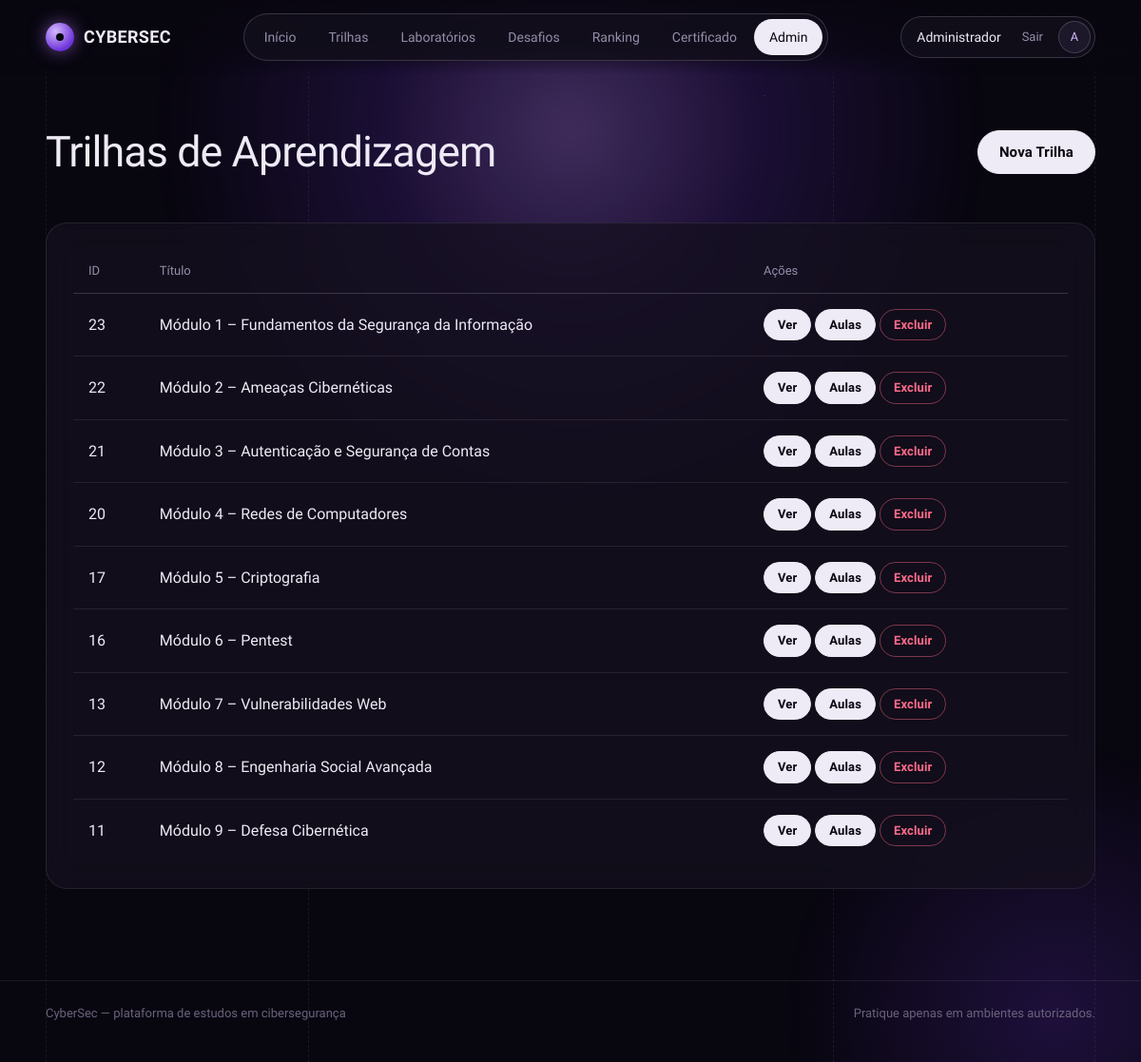
The app's page /public/admin/paths (signed in) with its own data.
### tables this page shows
CREATE TABLE `learning_paths` (
  `id` int(11) NOT NULL AUTO_INCREMENT,
  `title` varchar(255) NOT NULL,
  `description` text NOT NULL,
  `difficulty` enum('Iniciante','Intermediário','Avançado') DEFAULT 'Iniciante',
  `xp_reward` int(11) DEFAULT 50,
  `created_at` timestamp NOT NULL DEFAULT current_timestamp(),
  PRIMARY KEY (`id`)
);

### app/core/Controller.php (called while the page is built, shortened)
<?php
abstract class Controller
{
    protected function view(string $view, array $data = []): void
    {
        extract($data);
       $file = __DIR__ . '/../views/' . $view . '.php';
require_once $file;
    }
}

### app/controllers/AdminController.php (called while the page is built, shortened)
<?php
class AdminController extends Controller
{
    public function paths(): void
    {
    $pathModel = new LearningPath();
    $paths = $pathModel->getAll();
    $this->view(
        'admin/paths/index',
        [
            'paths' => $paths
        ]
    );
    }
}

### app/core/Router.php (called while the page is built, shortened)
<?php
class Router
{
    private array $routes = [];
    public function get(string $route, array $action): void
    {
        $this->routes['GET'][$route] = $action;
    }
    public function post(string $route, array $action): void
    {
        $this->routes['POST'][$route] = $action;
    }
    public function dispatch(): void
    {
        $method = $_SERVER['REQUEST_METHOD'];
        $uri = parse_url(
            $_SERVER['REQUEST_URI'],
            PHP_URL_PATH
        );
        $basePath = dirname(
            $_SERVER['SCRIPT_NAME']
        );
        $uri = str_replace($basePath, '', $uri);
        [$controllerName, $methodName] = $this->routes[$method][$uri];
        $controller = new $controllerName();
        $controller->$methodName();
    }
}

### public/index.php (called while the page is built, shortened)
<?php
spl_autoload_register(function ($class) {
    $folders = [
        '../app/core/',
        '../app/controllers/',
        '../app/models/'
    ];
    foreach ($folders as $folder) {
        $file = $folder . $class . '.php';
        if (file_exists($file)) {
            return;
        }
    }
});
$router = new Router();
$router->get('/', ['AuthController', 'login']);
$router->get('/login', ['AuthController', 'login']);
$router->post('/login', ['AuthController', 'authenticate']);
$router->get('/register', ['AuthController', 'register']);
$router->post('/register', ['AuthController', 'store']);
$router->post('/logout', ['AuthController', 'logout']);
$router->get('/certificate', [ 'CertificateController', 'index']);
$router->post('/certificate/generate',
['CertificateController','generate']);
$router->get('/lesson', ['LessonController', 'show']);
$router->post('/lesson/submit',['LessonController', 'submitQuiz']);
$router->get('/dashboard', ['DashboardController', 'index']);
$router->get('/profile', ['ProfileController', 'index']);
$router->post('/profile/update', ['ProfileController', 'update']);
$router->post('/profile/password', ['ProfileController', 'changePassword']);
$router->get('/challenges', ['ChallengeController', 'index']);
$router->get('/challenges/create', ['ChallengeController', 'create']);
$router->post('/challenges/store', ['ChallengeController', 'store']);
$router->get('/challenges/edit', ['ChallengeController', 'edit']);
$router->post('/challenges/update', ['ChallengeController', 'update']);
$router->post('/challenges/delete', ['ChallengeController', 'delete']);
$router->get('/challenge', ['ChallengeController', 'show']);
$router->post('/challenge/submit', ['ChallengeController', 'submitFlag']);
$router->get(
    '/paths',
    ['LearningPathController', 'index']
);
$router->get(
    '/path',
    ['LearningPathController', 'show']
);
$router->get(
    '/labs',
    ['LabController', 'index']
);
$router->get(
    '/lab',
    ['LabController', 'show']
);
$router->post(
    '/lab/submit',
    ['LabController', 'submit']
);
$router->get('/ranking', ['RankingController', 'index']);
$router->get('/admin', ['AdminController', 'dashboard']);
$router->get('/admin/users', ['AdminController', 'users']);
$router->get('/admin/challenges', ['AdminController', 'challenges']);
$router->get(
    '/admin/paths',
    ['AdminController', 'paths']
);
$router->get(
    '/admin/lessons',
    ['AdminController', 'lessons']
);
$router->get(
    '/admin/lessons/create',
    ['AdminController', 'createLesson']
);
$router->post(
    '/admin/lessons/store',
    ['AdminController', 'storeLesson']
);
$router->post(
    '/admin/lessons/delete',
    ['AdminController', 'deleteLesson']
);
$router->get(
    '/admin/questions',
    ['QuestionController', 'index']
);
$router->get(
    '/admin/questions/create',
    ['QuestionController', 'create']
);
$router->post(
    '/admin/questions/store',
    ['QuestionController', 'store']
);
$router->get(
    '/admin/questions/edit',
    ['QuestionController', 'edit']
);
$router->post(
    '/admin/questions/update',
    ['QuestionController', 'update']
);
$router->get(
    '/admin/paths/create',
    ['AdminController', 'createPath']
);
$router->post(
    '/admin/paths/store',
    ['AdminController', 'storePath']
);
$router->post(
    '/admin/paths/delete',
    ['AdminController', 'deletePath']
);
$router->get(
    '/admin/labs',
    ['AdminController', 'labs']
);
$router->get(
    '/admin/labs/create',
    ['AdminController', 'createLab']
);
$router->post(
    '/admin/labs/store',
    ['AdminController', 'storeLab']
);
$router->get(
    '/admin/labs/edit',
    ['AdminController', 'editLab']
);
$router->post(
    '/admin/labs/update',
    ['AdminController', 'updateLab']
);
$router->post(
    '/admin/labs/delete',
    ['AdminController', 'deleteLab']
);
$router->dispatch();

### app/core/Database.php (called while the page is built, shortened)
<?php
class Database
{
    private static ?PDO $instance = null;
    public static function getInstance(): PDO
    {
        if (self::$instance === null) {
            $dsn = "mysql:host=" . DB_HOST . ";dbname=" . DB_NAME . ";charset=utf8mb4";
            self::$instance = new PDO(
                $dsn,
                DB_USER,
                DB_PASS,
                [
                    PDO::ATTR_ERRMODE => PDO::ERRMODE_EXCEPTION,
                    PDO::ATTR_DEFAULT_FETCH_MODE => PDO::FETCH_ASSOC,
                    PDO::ATTR_EMULATE_PREPARES => false
                ]
            );
        }
        return self::$instance;
    }
}

### app/core/Model.php (called while the page is built, shortened)
<?php
abstract class Model
{
    public function __construct()
    {
        $this->db = Database::getInstance();
    }
}

### app/models/LearningPath.php (called while the page is built, shortened)
<?php
class LearningPath extends Model
{
    public function getAll(): array
    {
        $sql = "
            SELECT *
            FROM learning_paths
            ORDER BY id DESC
        ";
        return $this->db
            ->query($sql)
            ->fetchAll();
    }
}

### app/views/admin/paths/index.php (the view, shortened to what this page needs)
<?php
require_once __DIR__ . '/../../layouts/header.php';
?>
<div class="main-content">
<div class="d-flex justify-content-between mb-4">
<h2>
Trilhas de Aprendizagem
</h2>
<a
href="<?= BASE_URL ?>/admin/paths/create"
class="btn btn-success">
Nova Trilha
</a>
</div>
<div class="card">
<div class="card-body">
<table class="table">
<thead>
<tr>
<th>ID</th>
<th>Título</th>
<th>Ações</th>
</tr>
</thead>
<tbody>
<?php foreach($paths as $path): ?>
<tr>
<td>
<?= $path['id'] ?>
</td>
<td>
<?= htmlspecialchars($path['title']) ?>
</td>
<td>
<a
href="<?= BASE_URL ?>/path?id=<?= $path['id'] ?>"
class="btn btn-primary btn-sm">
Ver
</a>
<a
href="<?= BASE_URL ?>/admin/lessons?path_id=<?= $path['id'] ?>"
class="btn btn-success btn-sm">
Aulas
</a>
<form
method="POST"
action="<?= BASE_URL ?>/admin/paths/delete"
style="display:inline;">
<button
type="submit"
class="btn btn-danger btn-sm"
onclick="return confirm('Excluir trilha?')">
Excluir
</button>
</form>
</td>
</tr>
<?php endforeach; ?>
</tbody>
</table>
</div>
</div>
</div>
<?php
require_once __DIR__ . '/../../layouts/footer.php';
?>

### public/assets/css/style.css (style rules this page uses)
:root { --void: #08060F; --dusk: #15111F; --dusk-2: #1C1729; --orchid: #B67CFF; --orchid-soft: #D6B8FF; --ultraviolet: #6E35D9; --mist: #EEEAF6; --ash: #958DA9; --ash-dim: #6A637C; --mint: #5BE3B0; --amber: #F5C46B; --ember: #FF6B8B; --line: rgba(238, 234, 246, .09); --line-strong: rgba(238, 234, 246, .18); --glass: rgba(21, 17, 31, .72); --font-display: 'Bricolage Grotesque', 'Segoe UI', system-ui, sans-serif; --font-body: 'Hanken Grotesk', 'Segoe UI', system-ui, sans-serif; --font-mono: 'Geist Mono', ui-monospace, Consolas, monospace; --r-panel: 22px; --r-field: 14px; --gutter: clamp(16px, 4vw, 48px); --nav-h: 76px; --bs-body-bg: var(--void); --bs-body-color: var(--mist); --bs-body-font-family: var(--font-body); --bs-border-color: var(--line); --bs-secondary-color: var(--ash); --bs-emphasis-color: var(--mist); --bs-link-color: var(--orchid); --bs-link-hover-color: var(--orchid-soft); --bs-link-color-rgb: 182, 124, 255; --bs-primary-rgb: 182, 124, 255; --bs-success-rgb: 91, 227, 176; --bs-warning-rgb: 245, 196, 107; --bs-danger-rgb: 255, 107, 139; --bs-info-rgb: 182, 124, 255; --bs-secondary-rgb: 149, 141, 169; }
html { color-scheme: dark; }
body { background: var(--void); color: var(--mist); font-family: var(--font-body); font-size: 1rem; line-height: 1.6; min-height: 100vh; -webkit-font-smoothing: antialiased; overflow-x: hidden; }
h1, h2, h3, h4, h5, h6 { font-family: var(--font-display); color: var(--mist); font-weight: 600; letter-spacing: -.02em; line-height: 1.15; }
a { color: var(--orchid); text-decoration: none; }
.main-content, body > .container, body > .container-fluid { max-width: 1320px; margin: 0 auto !important; padding: 24px var(--gutter) 96px; background: transparent !important; }
.panel, .card { --bs-card-bg: var(--glass); --bs-card-border-color: var(--line); --bs-card-color: var(--mist); --bs-card-cap-bg: transparent; --bs-card-border-radius: var(--r-panel); --bs-card-inner-border-radius: var(--r-panel); background: var(--glass); border: 1px solid var(--line); border-radius: var(--r-panel); color: var(--mist); backdrop-filter: blur(16px); box-shadow: none; }
.card-body { padding: 28px; }
.btn { --bs-btn-border-radius: 999px; --bs-btn-padding-x: 22px; --bs-btn-padding-y: 11px; --bs-btn-font-weight: 600; --bs-btn-font-size: .9375rem; font-family: var(--font-body); letter-spacing: .01em; white-space: nowrap; transition: background-color .2s, color .2s, border-color .2s, box-shadow .2s; }
.btn-sm { --bs-btn-padding-x: 14px; --bs-btn-padding-y: 6px; --bs-btn-font-size: .8125rem; }
.btn-primary, .btn-success { --bs-btn-bg: var(--mist); --bs-btn-color: var(--void); --bs-btn-border-color: var(--mist); --bs-btn-hover-bg: var(--orchid); --bs-btn-hover-color: var(--void); --bs-btn-hover-border-color: var(--orchid); --bs-btn-active-bg: var(--orchid-soft); --bs-btn-active-color: var(--void); --bs-btn-active-border-color: var(--orchid-soft); --bs-btn-disabled-bg: var(--dusk-2); --bs-btn-disabled-color: var(--ash); --bs-btn-disabled-border-color: var(--line); }
.btn-danger { --bs-btn-bg: transparent; --bs-btn-color: var(--ember); --bs-btn-border-color: rgba(255, 107, 139, .45); --bs-btn-hover-bg: rgba(255, 107, 139, .12); --bs-btn-hover-color: var(--ember); --bs-btn-hover-border-color: var(--ember); --bs-btn-active-bg: rgba(255, 107, 139, .2); --bs-btn-active-color: var(--ember); --bs-btn-active-border-color: var(--ember); }
.table { --bs-table-bg: transparent; --bs-table-color: var(--mist); --bs-table-border-color: var(--line); --bs-table-striped-bg: rgba(238, 234, 246, .025); --bs-table-striped-color: var(--mist); --bs-table-hover-bg: rgba(182, 124, 255, .06); --bs-table-hover-color: var(--mist); margin: 0; background: transparent; vertical-align: middle; }
.table th { font-size: .8125rem; font-weight: 500; color: var(--ash); padding: 12px 16px; border-bottom: 1px solid var(--line-strong); }
.table td { padding: 16px; color: var(--mist); border-color: var(--line); }
.table tbody tr:last-child td { border-bottom: 0; }
.main-content > .d-flex > h2 { font-size: clamp(1.8rem, 4vw, 2.8rem); font-weight: 400; margin: 0; }
.main-content > .d-flex:first-child { align-items: center; padding-block: 32px 24px; gap: 16px; flex-wrap: wrap; }

### records on screen
learning_paths: id "23", title "Módulo 1 – Fundamentos da Segurança da Informação"
learning_paths: id "22", title "Módulo 2 – Ameaças Cibernéticas"
learning_paths: id "21", title "Módulo 3 – Autenticação e Segurança de Contas"
learning_paths: id "20", title "Módulo 4 – Redes de Computadores"
learning_paths: id "17", title "Módulo 5 – Criptografia"
learning_paths: id "16", title "Módulo 6 – Pentest"
learning_paths: id "13", title "Módulo 7 – Vulnerabilidades Web"
learning_paths: id "12", title "Módulo 8 – Engenharia Social Avançada"
learning_paths: id "11", title "Módulo 9 – Defesa Cibernética"

### other values on screen
$label "Início"
$label "Trilhas"
$label "Laboratórios"
$label "Desafios"
$label "Ranking"
$label "Certificado"
$label "Admin"
$__user['name'] "Administrador"
$__initials "A"
